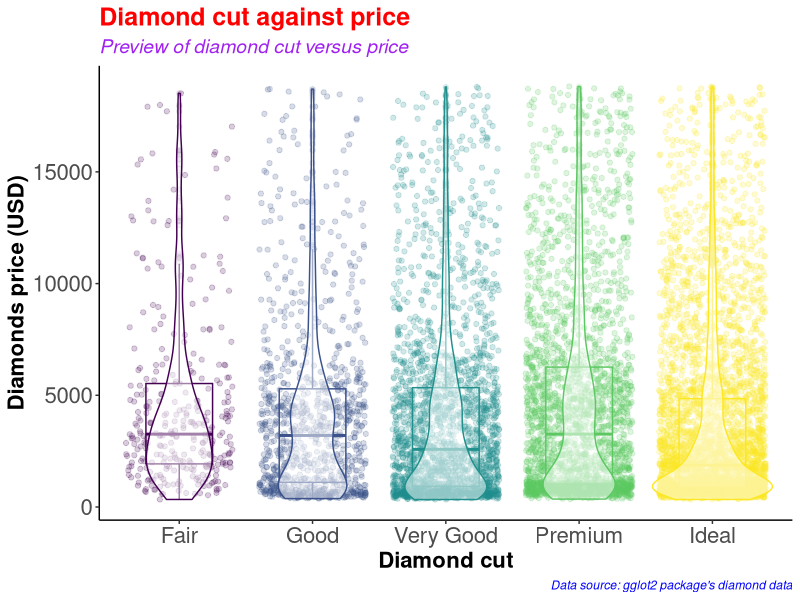
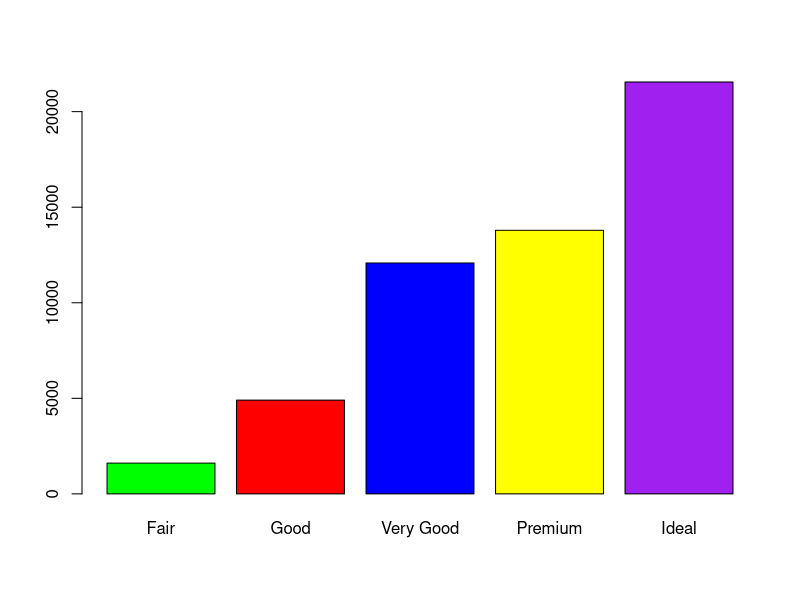
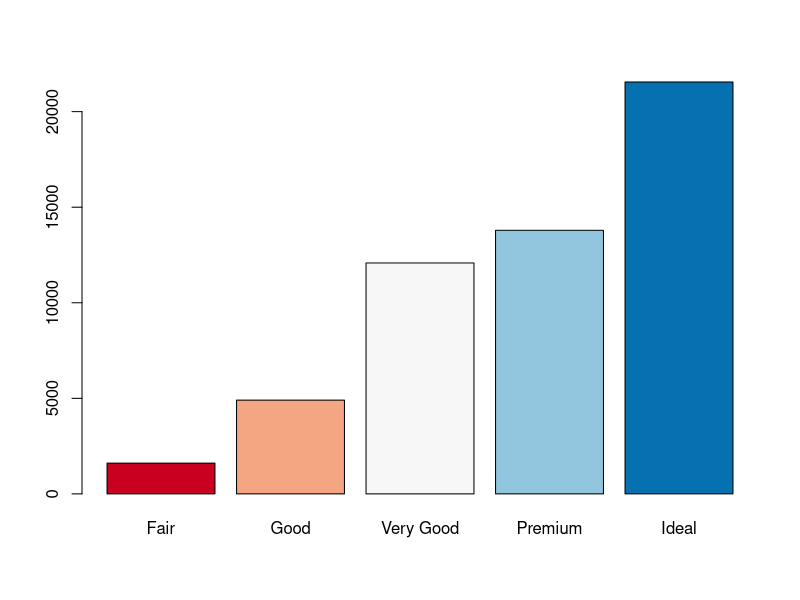
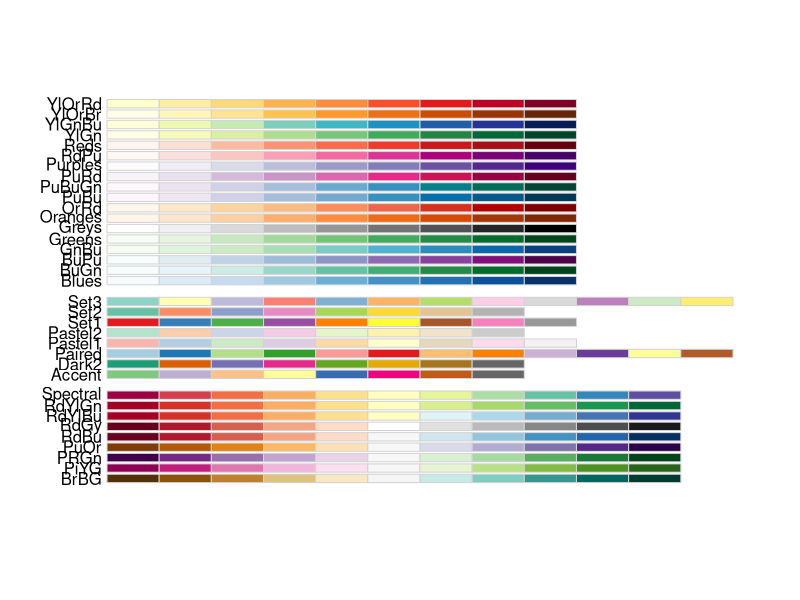
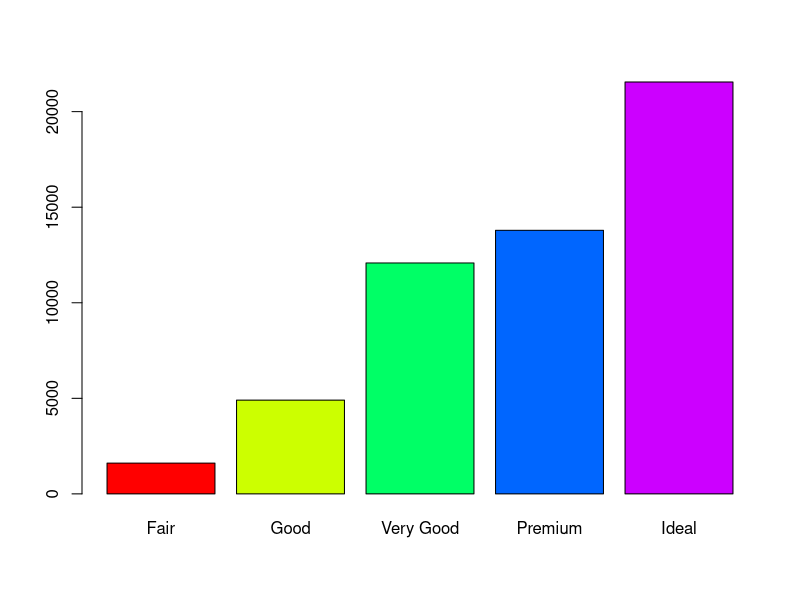
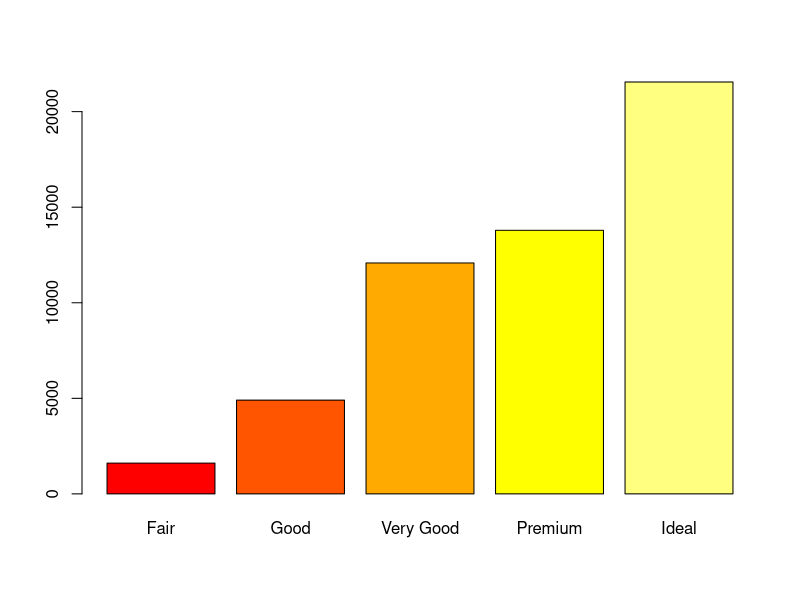
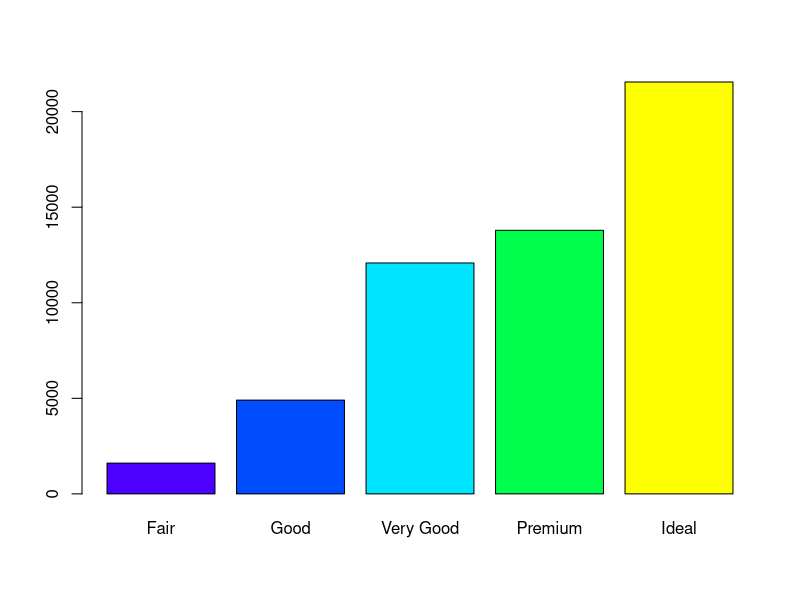
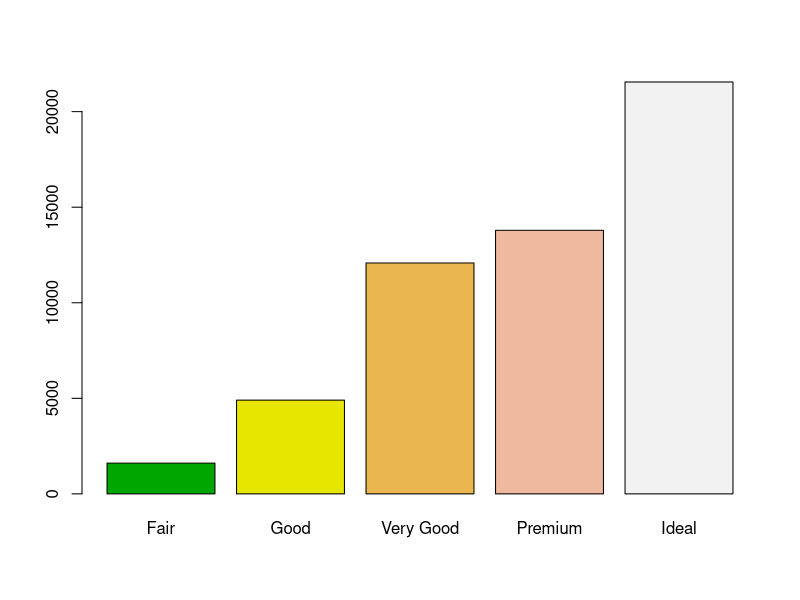

These figures' R source, in order:
#########################################
# Name: Wyclife Agumba Oluoch           #   
# E-mail: wyclifeoluoch@gmail.com       #
# GitHub: https://github.com/Wycology   #
# Task: Boxplot and violin plots in one #
# Date: 4th Jan 2021                    #
# Last edited: 2 Mar 2021            #
#########################################

# Loading the necessary libraries for the project
library(tidyverse) # This is for data wrangling and plotting
library(RColorBrewer) # This is for generating color pallets for the plots.

diamonds_df <- diamonds # Saving the diamonds data-set to a new object in R.

head(diamonds) # Checking the variables in the data-set for subsequent analyses
nrow(diamonds) # Checking for the number of rows in the data. 53940 observations
ncol(diamonds) # Checking the number of variables in the data-set. 10 variables

diamonds_df %>% # Picking the diamonds data, and then
  slice_sample(n = 0.2*(nrow(diamonds))) %>% # Picking a portion of the data-set
  ggplot(aes(x = cut, y = price, color = cut)) + # Adding the mapping variables
  geom_point(position = "jitter", alpha = 0.2) + # Adding jitter and alpha
  geom_boxplot(alpha = 0.1, width = 0.5) + # Modifying dimensions of the boxplot 
  geom_violin(alpha = 0.5) + # Adding violin plot on top of the box and jitter
  theme_classic() + # Adding my preferred theme for publication.
  theme(legend.position = "none") + # Removing the legend; it is on the x-axis
  labs(x = "Diamond cut", # Labels the x-axis.
       y = "Diamonds price (USD)", # Labeling the y-axis
       title = "Diamond cut against price", # Setting tibble of the plot
       subtitle = "Preview of diamond cut versus price", # Descriptive title beneath TITLE
       caption = "Data source: gglot2 package's diamond data") +
  theme(axis.text = element_text(size=16), # Size of labels on tick-marks
        axis.title = element_text(size=16,face="bold")) + # Size of axis labels
  theme(plot.title = element_text(color = 'red', size = 18, face = 'bold'),
        plot.subtitle = element_text(color = 'purple', size = 14, face = 'italic'),
        plot.caption = element_text(color = 'blue', face = 'italic'))

diamonds %>% # Picking the diamonds data, and then
  filter(cut == 'Very Good') %>% # Picking the very good cut 
  nrow() # counting the number of rows with very good cut

diamonds %>% 
  select(cut) %>% 
  table() %>% 
  barplot(col = c('green', 'red', 'blue', 'yellow', 'purple'))

# Instead of specifying the colors, we can simply use the color brewer panel 

diamonds %>% 
  select(cut) %>% 
  table() %>% 
  barplot(col = brewer.pal(n = 5, name = "RdBu"))
# To display more brewer colors options to use, run the following function:

display.brewer.all()

# Can also use rainbow colors

diamonds %>% 
  select(cut) %>% 
  table() %>% 
  barplot(col = rainbow(5))

# Can also use heat.colors
diamonds %>% 
  select(cut) %>% 
  table() %>% 
  barplot(col = heat.colors(5))

# Can also use topographic colors

diamonds %>% 
  select(cut) %>% 
  table() %>% 
  barplot(col = topo.colors(5))

# Can also use terrain colors
diamonds %>% 
  select(cut) %>% 
  table() %>% 
  barplot(col = terrain.colors(5))

# Can also use cm.colors
diamonds %>% 
  select(cut) %>% 
  table() %>% 
  barplot(col = cm.colors(5))

# That is awesome. Good for the day.
